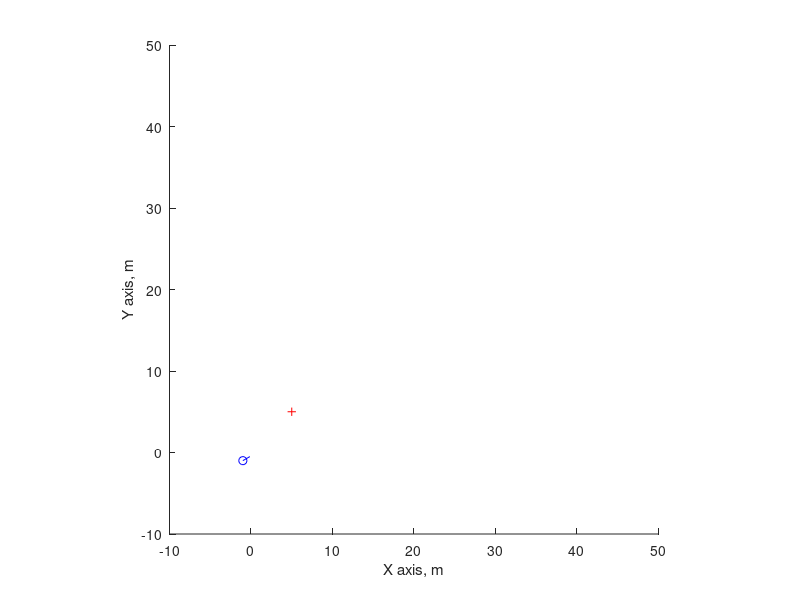

Source code (MATLAB): (Note: this script raises an error after producing the figure.)
% Simulation of a planar differential drive robot localizing
% off a single point landmark with known correspondence and position

cla,clc,clear
hold all

axis([-10 50 -10 50])
axis square
xlabel('X axis, m')
ylabel('Y axis, m')

% Kinematic Parameters (meters)
robot_diameter = 0.3;

% Robot State
% pose = [x,y,\theta]'
% Actual State
x = [-1,-1,pi/6]';
% Estimated State
xk = x;
% State Covariance
Pk = eye(1);

% Control Inputs
% u = [velocity left, velocity right]
u = [0,0]';

% Landmark State
% landmark = [x,y]'
landmark = [5,5]';

% Frame Scaler
fr_sc = 1;
% Time Step (s)
dt = 0.01;
% Final Time (s)
T = 100;

% Error
e = [];

% Simulation Loop
for t = 0:dt:T
   cla
   % Plot Robot Position
   figure(1)
   plot(x(1), x(2), 'bo');
   % Plot Robot Orientation
   line([x(1),fr_sc*cos(x(3)) + x(1)],[x(2),fr_sc*sin(x(3)) + x(2)], 'Color', 'b');
   % Plot Landmark
   plot(landmark(1), landmark(2), 'r+');
   
   % Update Control Input
   u = [3,3.25]';
   % Update Pose
   % Movement noise
   vl = 0.1*rand(1);
   vw = 0.2*rand(1);
   % Motion Model
   linear = ((u(2) + u(1))/2) + vl;
   omega = ((u(2) - u(1))/robot_diameter) + vw;
   dx = [linear*dt*cos(x(3)),linear*dt*sin(x(3)),omega*dt]';
   %dx = [linear*dt*cos(x(3) + omega*dt),linear*dt*sin(x(3) + omega*dt),omega*dt]';
   x = x + dx;
   
   % Measurement Noise
   w = 0.01*rand(1);
   % Measurement Model h(x,m)
   h1 = sqrt((x(1) - landmark(1))^2 + (x(2) - landmark(2))^2);
   h2 = xk(3) - atan((xk(2) - landmark(2))/( xk(1) - landmark(1)));
   z = [h1 + w, h2 + w]';
   
   % EKF
   [xk,Pk] = ekf(xk,z,u,dt,landmark,Pk);
   % Plot Estimated Robot Position
   plot(xk(1), xk(2), 'go');
   % Plot Estimated Robot Orientation
   line([xk(1),fr_sc*cos(xk(3)) + xk(1)],[xk(2),fr_sc*sin(xk(3)) + xk(2)], 'Color', 'g');
   % Plot Covariance Vectors
   [V,D] = eig(Pk(1:2,1:2));
   arr1 = sqrt(D(1,1))*V(:,1) + xk(1:2,1);
   arr2 = sqrt(D(1,1))*V(:,1) + xk(1:2,1);
   line([xk(1),arr1(1)],[xk(2),arr1(1)],'Color', 'k');
   line([xk(1),arr2(1)],[xk(2),arr2(2)],'Color', 'k');
   [X,Y,Z] = ellipsoid(xk(1),xk(2),0, sqrt(D(1,1)),sqrt(D(2,2)),0,20);
   angle = atan2(V(2,1),V(1,1));
   R = [    cos(angle), -sin(angle);
            sin(angle),  cos(angle)];
   ellipse = [X(11,:);Y(11,:)];
   elliR = R*ellipse;
   plot(elliR(1,:), elliR(2,:), 'k-');
   
   % Update Error
   e = [e,(x - xk)];
   
   pause(dt);
   %input('Pause')
end

% Plot Error
figure(2)
cla
axis([0,T,-5,5]);
title('Pose Error');
t = 0:dt:T;
plot(t, e(1,:), 'r', t, e(2,:), 'g', t, e(3,:), 'b');
legend1 = legend('Error x','Error y','Error \theta');
set(legend1,'Location','SouthEast');
xlabel('Time, seconds')
ylabel('Error')
  
  
  
  
